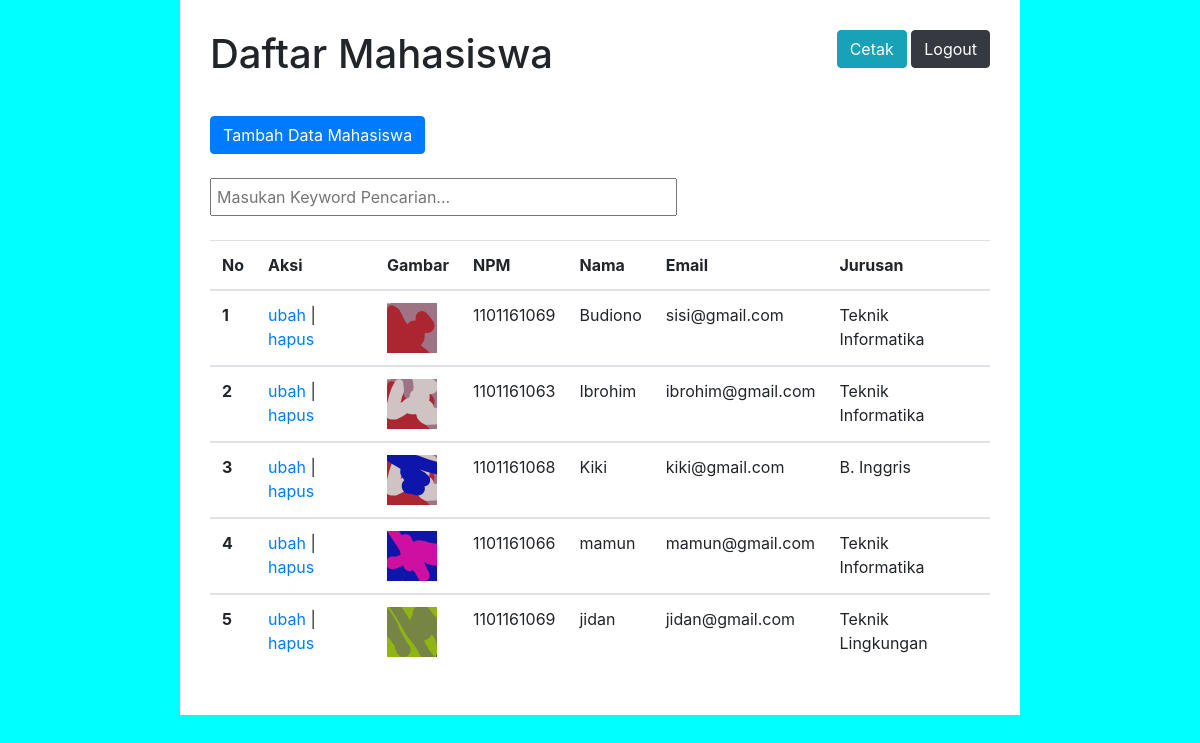
/pertemuan21/index.php (signed in), run on the app's committed database.
### tables this page shows
CREATE TABLE `mahasiswa` (
  `id` int(11) NOT NULL,
  `npm` varchar(10) NOT NULL,
  `nama` varchar(50) NOT NULL,
  `jurusan` varchar(20) NOT NULL,
  `email` varchar(50) NOT NULL,
  `gambar` varchar(200) NOT NULL
);

### pertemuan21/functions.php (called while the page is built, shortened)
<?php
$conn = mysqli_connect("localhost", "root", "", "phpdasar");
function query($query)
{
    global $conn;
    $result = mysqli_query($conn, $query);
    $rows = [];
    while ($row = mysqli_fetch_assoc($result)) {
        $rows[] = $row;
    }
    return $rows;
}

### pertemuan21/index.php (the view, shortened to what this page needs)
<?php
$mahasiswa = query("SELECT * FROM mahasiswa");
?>
<!DOCTYPE html>
<html lang="en">
<head>
    <link rel="stylesheet" href="css/style.css">
    <link rel="stylesheet" href="https://stackpath.bootstrapcdn.com/bootstrap/4.3.1/css/bootstrap.min.css">
</head>
<body>
    <div class="wrap">
        <div class="atas">
            <a href="cetak.php" target="_blank" class="btn btn-info">Cetak</a> <a href="logout.php" class="logout btn btn-dark">Logout</a>
        </div>
        <h1>Daftar Mahasiswa</h1>
        <a href="tambah.php" class="tambah btn btn-primary">Tambah Data Mahasiswa</a><br><br>
        <form action="" method="post" class="from-cari">
            <input type="text" id="keyword" name="keyword" size="40" autofocus placeholder="Masukan Keyword Pencarian..." autocomplete="off">
        </form><br>
        <div id="bungkus">
            <table class="table table-hover">
                <thead>
                    <tr>
                        <th>No</th>
                        <th class="aksi">Aksi</th>
                        <th>Gambar</th>
                        <th>NPM</th>
                        <th>Nama</th>
                        <th>Email</th>
                        <th>Jurusan</th>
                    </tr>
                </thead>
                <?php $i = 1; ?>
                <?php foreach ($mahasiswa as $row) : ?>
                    <tbody>
                        <tr>
                            <th scope="row"><?= $i; ?></th>
                            <td class="aksi">
                                <a href="ubah.php?id=<?= $row["id"]; ?>">ubah</a> |
                                <a href="hapus.php?id=<?= $row["id"]; ?>">hapus</a>
                            </td>
                            <td>
                                <img src="img/<?= $row["gambar"]; ?>" width="50" alt="">
                            </td>
                            <td><?= $row["npm"]; ?></td>
                            <td><?= $row["nama"]; ?></td>
                            <td><?= $row["email"]; ?></td>
                            <td><?= $row["jurusan"]; ?></td>
                        </tr>
                        <?php $i++; ?>
                    <?php endforeach; ?>
                    </tbody>
            </table>
        </div>
    </div>
</body>
</html>

### pertemuan21/css/style.css (style rules this page uses)
h1 { padding-bottom: 30px; }
.wrap { background-color: white; padding: 30px; width: 70%; margin: 0 auto; }
.atas { float: right; }
input, td { padding: 5px; }
body { background-color: aqua !important; width: 100% !important; height: 100% !important; margin: auto !important; }

### data on the page
mahasiswa: gambar (picture), npm "1101161069", nama "Budiono", email "sisi@gmail.com", jurusan "Teknik Informatika"
mahasiswa: gambar (picture), npm "1101161063", nama "Ibrohim", email "ibrohim@gmail.com", jurusan "Teknik Informatika"
mahasiswa: gambar (picture), npm "1101161068", nama "Kiki", email "kiki@gmail.com", jurusan "B. Inggris"
mahasiswa: gambar (picture), npm "1101161066", nama "mamun", email "mamun@gmail.com", jurusan "Teknik Informatika"
mahasiswa: gambar (picture), npm "1101161069", nama "jidan", email "jidan@gmail.com", jurusan "Teknik Lingkungan"
